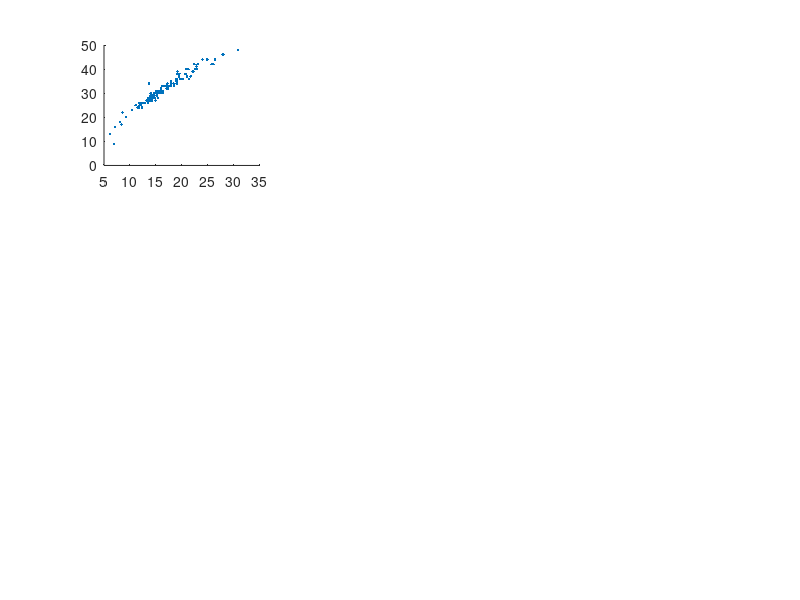

This chart was generated by the following MATLAB code: (Note: this script raises an error after producing the figure.)
%% Fig_S1_script.m
%
% Make Figure S1 from:
% Dunnette P.V., P.E. Higuera, K.K. McLauchlan, K.M. Derr, C.E. Briles, 
% M.H. Keefe. 2014. Biogeochemical impacts of wildfires over four millennia 
% in a Rocky Mountain subalpine watershed. New Phytologist Accepted.
%
% Figure S1. Series-wide Spearman correlation coefficients (r) between 
% selected biogeochemical variables from Chickaree Lake. P values generated
% with this script were adjusted (as needed) to account for temporal 
% autocorrelation using the methods of Dawdy and Matalas (1964). 

% The Dawdy and Matalas (1964) method is implemented in the function
% corr_p_adj_N.m, also provided in the FigShare archive referenced below.
% The script is not called upon here, because none of the p-values
% differed, when rounded to two significant digits (as in the publication
% Dunnette et al. 2014). 
%
% Dawdy, D.R., and Matalas, N.C. 1964. Statistical and probability
% analysis of hydrologic data, part III: Analysis of variance, covariance
% and time series, in Ven Te Chow, ed., Handbook of applied hydrology, a
% compendium of water resources technology: New York, McGraw-Hill Book
% Company, p. 8.68-8.90.
%
% FILE REQUIREMENTS:
%   (1) CH10_biogeochemData.csv -- Biogeochemcial data from Chickaree Lk.
%   (2) CH10_LOI_Data.csv -- Loss on ignition and biogeochemical data 
%   (3) CH10_BSiData.csv -- biogenic silica (BSi) and biogeochemical data
%   from Chickaree Lake. Biogeochemical data are averaged across samples
%   used for BSi measurements. 
%
% DEPENDENCIES: 
%   (1) corr.m -- Matlab function in the statistics toolbox
%
% CITATION, FILES, AND SELF-AUTHORED FUNCTIONS AVAILABLE FROM FigShare
%   Higuera, P.E. and P.V. Dunnette. 2014. Data, code, and 
%   figures from Dunnette et al. 2014. figshare. 
%   http://dx.doi.org/10.6084/m9.figshare.988687
%
% Created by: P.V. Dunnette
% Created on: January 2013
% Edited: 4/2014 for publication, by P.V. Dunnette
%
% University of Idaho, PaleoEcology and Fire Ecology Lab
% http://www.uidaho.edu/cnr/paleoecologylab
% phiguera@uidaho.edu

clear all

%% Set working directories: directories where input data are located
%%%% IF ALL FILES ARE LOCATED IN THE SAME DIRECTORY AS THIS SCRIPT, CHANGE
%%%% workdingDir to 'pwd'
startDir = pwd;                  % Record starting path
workingDir = 'L:\4_archivedData\Dunnette_et_al_2014\CH10_biogeochem\';

%% Load data and create variables

cd(workingDir)                   % Change to working directory
data1 = csvread('CH10_biogeochemData.csv',1,3);
data2 = csvread('CH10_LOI_Data.csv',1,6);
data3 = csvread('CH10_BSiData.csv',1,0);
cd(startDir)

%% Define variables from biogeochemData

N15 = data1(1:618,6);            % N isotopic composition (d15N; o/oo)
N = data1(1:618,7);              % Percent (%) N
C = data1(1:618,9);              % Percent (%) C
CN = data1(1:618,10);            % C:N ratio (atomic)

%% Define variables from LOI_Data (biogeochemistry averaged over 
%LOI550 samples)

N2 = data2(1:121,4);             % Percent (%) N
C2 = data2(1:121,6);             % Percent (%) C
LOI550 = (data2(1:121,9))*100;   % Loss on Ignition (% organic matter)

%% Define variables from BSiData (biogeochemistry averaged over BSi samples)

N153 = data3(1:40,6);            % N isotopic composition (d15N; o/oo)
C133 = data3(1:40,8);            % Carbon isotopic composition (d13C; o/oo)
C3 = data3(1:40,9);              % Percent (%) C
CN3 = data3(1:40,10);            % C:N ratio (atomic)
BSi = data3(1:40,5);             % Percent (%) BSi 

%% Create Figure

figure('Color',[1 1 1]);
%%%% Spearman correlation between LOI550 and %C 

g = subplot(3,3,1);
scatter(C2,LOI550,'.k')
[RHO1,PVAL1] = corr(C2,LOI550,'type','spearman');
ylabel('LOI_5_5_0','fontsize',10,'FontWeight','b');
set(gca,'xTick',[0:15:30],'ytick',[0:25:50],'xlim',[0 30],'ylim',[0 50],...
    'fontsize',10,'FontWeight','b');
axis square
p=get(g,'position');
p(4)=p(4)-0.020;
set(g,'position',p);
title(['r = ' num2str(round(RHO1*100)/100)...
    '; p = ' num2str(round(PVAL1*1000)/1000)],...
    'fontsize',10,'fontweight','b')

%%%% Spearman correlation between d15N and %BSi

g = subplot(3,3,2);
scatter(N153,BSi,'.k');
[RHO2,PVAL2] = corr(BSi,N153,'type','spearman'); 
ylabel('BSi (%)','fontsize',10,'FontWeight','b');
set(gca,'xTick',[-0.75:1.75:2.75],'yTick',[16:13:42],...
    'xlim',[-0.75 2.75],'ylim',[16 42],'fontsize',10,'FontWeight','b');
axis square
p = get(g,'position');
p(4) = p(4)-0.020;
set(g,'position',p);
title(['r = ' num2str(round(RHO2*100)/100)...
    '; p = ' num2str(round(PVAL2*1000)/1000)],...
    'fontsize',10,'fontweight','b')

%%%% Spearman correlation between %BSi and d13C

g = subplot(3,3,3);
scatter(BSi,C133,'.k');
[RHO3,PVAL3] = corr(C133,BSi,'type','spearman'); 
ylabel(['\delta^1^3C (' char(8240) ')'],'fontsize',10,'FontWeight','b');
set(gca,'xTick',[16:13:42], 'yTick',[-30:3:-24],'xlim',[16 42],...
    'ylim',[-30 -24],'fontsize',10,'FontWeight','b');
axis square
p=get(g,'position');
p(4) = p(4)-0.020;
set(g,'position',p);
title(['r = ' num2str(round(RHO3*100)/100)...
    '; p = ' num2str(round(PVAL3*1000)/1000)],...
    'fontsize',10,'fontweight','b')

%%%% Spearman correlation between %C and %N 

g = subplot(3,3,4);
scatter(C,N, '.k');
[RHO4,PVAL4] = corr(C,N,'type','spearman'); 
ylabel('N (%)','fontsize',10,'FontWeight','b');
set(gca,'xTick',[0:15:30],'yTick',[0:1.25:2.5],'xlim',[0 30],...
    'ylim',[0 2.5],'fontsize',10,'FontWeight','b');
axis square
p = get(g,'position');
p(4) = p(4)-0.020;
set(g,'position',p);
title(['r = ' num2str(round(RHO4*100)/100)...
    '; p = ' num2str(round(PVAL4*1000)/1000)],...
    'fontsize',10,'fontweight','b');

%%%% Spearman correlation between d15N and %N

g = subplot(3,3,5);
scatter(N15,N,'.k');
[RHO5,PVAL5] = corr(N,N15,'type','spearman');
ylabel('N (%)','fontsize',10,'FontWeight','b');
set(gca,'xTick',[-0.75:1.75:2.75],'yTick',[0:1.25:2.5],...
    'xlim',[-0.75 2.75],'ylim',[0 2.5],'fontsize',10,'FontWeight','b');
axis square
p = get(g,'position');
p(4) = p(4)-0.02;
set(g,'position',p);
title(['r = ' num2str(round(RHO5*100)/100)...
    '; p = ' num2str(round(PVAL5*1000)/1000)],...
    'fontsize',10,'fontweight','b');

%%%% Spearman correlation between %BSi and %C

g = subplot(3,3,6);
scatter(BSi,C3,'.k');
[RHO6,PVAL6] = corr(C3,BSi,'type','spearman'); 
ylabel('C (%)','fontsize',10,'FontWeight','b');
set(gca,'xTick',[16:13:42],'yTick',[8:10:28]','xlim',[16 42],...
    'ylim',[8 28],'fontsize',10,'FontWeight','b');
axis square
p=get(g,'position');
p(4) = p(4)-0.020;
set(g,'position',p);
title(['r = ' num2str(round(RHO6*100)/100)...
    '; p = ' num2str(round(PVAL6*1000)/1000)],...
    'fontsize',10,'fontweight','b');

%%%% Spearman correlation between %C and C:N

g = subplot(3,3,7);
scatter(C,CN,'.k');
[RHO7,PVAL7] = corr(C,CN,'type','spearman'); 
ylabel('C:N','fontsize',10,'FontWeight','b');
xlabel('C(%)','fontsize',10,'FontWeight','b');
set(gca,'xTick',[0:15:30],'yTick',[8:10:28],'xlim',[0 30],...
    'ylim',[8 28],'fontsize',10,'FontWeight','b');
axis square
p = get(g,'position');
p(4) = p(4)-0.020;
set(g,'position',p);
title(['r = ' num2str(round(RHO7*100)/100)...
    '; p = ' num2str(round(PVAL7*1000)/1000)],...
    'fontsize',10,'fontweight','b');

%%%% Spearman correlation between d15N and C:N

g = subplot(3,3,8);
scatter(N15,CN,'.k');
[RHO8,PVAL8] = corr(CN,N15,'type','spearman'); 
ylabel('C:N','fontsize',10,'FontWeight','b'); 
xlabel(['\delta^1^5N (' char(8240) ')'],'fontsize',10,'FontWeight','b');
set(gca,'xTick',[-0.75:1.75:2.75],'yTick',[8:10:28],...
    'xlim',[-0.75 2.75],'ylim',[8 28],'fontsize',10,'FontWeight','b');
axis square
p = get(g,'position'); 
p(4) = p(4)-0.02;
set(g,'position',p);
title(['r = ' num2str(round(RHO8*100)/100)...
    '; p = ' num2str(round(PVAL8*1000)/1000)],...
    'fontsize',10,'fontweight','b');

%%%% Spearman correlation between %BSi and C:N

g = subplot(3,3,9);
scatter(BSi,CN3,'.k');
[RHO9,PVAL9] = corr(BSi,CN3,'type','spearman'); 
ylabel('C:N','fontsize',10,'FontWeight','b');
xlabel('BSi (%)','fontsize',10,'FontWeight','b');
set(gca,'xTick',[16:13:42],'yTick',[10:6:28],'xlim',[16 42],...
    'ylim',[10 22],'fontsize',10,'FontWeight','b');
axis square
p = get(g,'position');
p(4) = p(4)-0.020;
set(g,'position',p);
title(['r = ' num2str(round(RHO9*100)/100)...
    '; p = ' num2str(round(PVAL9*1000)/1000)],...
    'fontsize',10,'fontweight','b');
